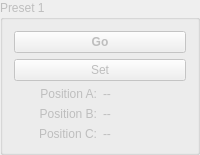
       <widget class="QGroupBox" name="group_p1">
        <property name="enabled">
         <bool>false</bool>
        </property>
        <property name="title">
         <string>Preset 1</string>
        </property>
        <layout class="QGridLayout" name="gridLayout_5">
         <item row="1" column="0">
          <widget class="QPushButton" name="push_pr1_set">
           <property name="text">
            <string>Set</string>
           </property>
          </widget>
         </item>
         <item row="5" column="0">
          <layout class="QHBoxLayout" name="horizontalLayout_31">
           <item>
            <widget class="QLabel" name="label_29">
             <property name="text">
              <string>Position C:</string>
             </property>
             <property name="alignment">
              <set>Qt::AlignRight|Qt::AlignTrailing|Qt::AlignVCenter</set>
             </property>
            </widget>
           </item>
           <item>
            <widget class="QLabel" name="label_pr1_c">
             <property name="minimumSize">
              <size>
               <width>40</width>
               <height>0</height>
              </size>
             </property>
             <property name="text">
              <string>--</string>
             </property>
            </widget>
           </item>
          </layout>
         </item>
         <item row="3" column="0">
          <layout class="QHBoxLayout" name="horizontalLayout_26">
           <item>
            <widget class="QLabel" name="label_19">
             <property name="text">
              <string>Position A:</string>
             </property>
             <property name="alignment">
              <set>Qt::AlignRight|Qt::AlignTrailing|Qt::AlignVCenter</set>
             </property>
            </widget>
           </item>
           <item>
            <widget class="QLabel" name="label_pr1_a">
             <property name="minimumSize">
              <size>
               <width>40</width>
               <height>0</height>
              </size>
             </property>
             <property name="text">
              <string>--</string>
             </property>
            </widget>
           </item>
          </layout>
         </item>
         <item row="4" column="0">
          <layout class="QHBoxLayout" name="horizontalLayout_30">
           <item>
            <widget class="QLabel" name="label_27">
             <property name="text">
              <string>Position B:</string>
             </property>
             <property name="alignment">
              <set>Qt::AlignRight|Qt::AlignTrailing|Qt::AlignVCenter</set>
             </property>
            </widget>
           </item>
           <item>
            <widget class="QLabel" name="label_pr1_b">
             <property name="minimumSize">
              <size>
               <width>40</width>
               <height>0</height>
              </size>
             </property>
             <property name="text">
              <string>--</string>
             </property>
            </widget>
           </item>
          </layout>
         </item>
         <item row="0" column="0">
          <widget class="QPushButton" name="push_pr1_go">
           <property name="sizePolicy">
            <sizepolicy hsizetype="Minimum" vsizetype="Expanding">
             <horstretch>0</horstretch>
             <verstretch>0</verstretch>
            </sizepolicy>
           </property>
           <property name="font">
            <font>
             <weight>75</weight>
             <bold>true</bold>
            </font>
           </property>
           <property name="text">
            <string>Go</string>
           </property>
          </widget>
         </item>
        </layout>
       </widget>
